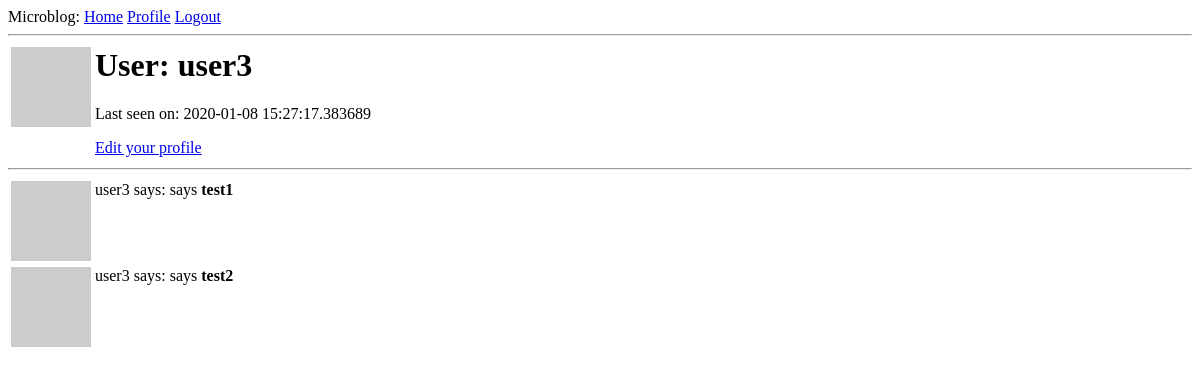
Before: /user/user3 (signed in) with the older database file.
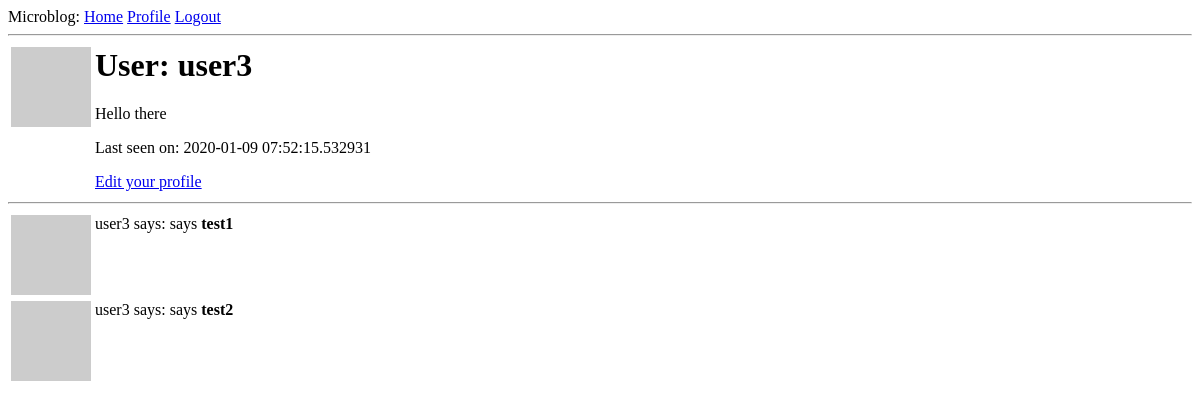
After: the same page with the newer database file.
### app/models.py (models this page shows, shortened)
class User(UserMixin, db.Model):
    id = db.Column(db.Integer, primary_key= True)
    username = db.Column(db.String(32), unique = True, index = True)
    email = db.Column(db.String(128), index = True, unique = True)
    password_hash = db.Column(db.String(128))
    posts = db.relationship('Post', backref='author', lazy='dynamic')
    about_me = db.Column(db.String(140))
    last_seen = db.Column(db.DateTime, default=datetime.utcnow)
    def avatar(self, size):
        digest = md5(self.email.lower().encode('utf-8')).hexdigest()
        return "https://www.gravatar.com/avatar/{}?d=identicon&s={}".format(digest, size)

### app/routes.py (the view)
@app.route('/user/<username>')
@login_required
def user(username):
    user = User.query.filter_by(username=username).first_or_404()
    posts = [{'author': user, 'body': "test1"},
            {'author': user, 'body': 'test2'}]
    return render_template('user.html', user=user, posts = posts)

### app/models.py (called while the page is built)
@login.user_loader
def load_user(id):
    return User.query.get(int(id))

### app/routes.py (called while the page is built)
@app.before_request
def before_request():
    if current_user.is_authenticated:
        current_user.last_seen = datetime.utcnow()
        db.session.commit()

### app/templates/user.html
{% extends 'base.html' %}
{% block content %}
    <table>
        <tr valign='top'>
            <td><img src="{{ user.avatar(128) }}"></td>
            <td>
                <h1>User: {{ user.username }}</h1>
                {% if user.about_me %}<p>{{ user.about_me }}</p>{% endif %}
                {% if user.last_seen %}<p>Last seen on: {{ user.last_seen }}</p>{% endif %}
                {% if user == current_user %}
                <p><a href="{{ url_for('edit_profile') }}">Edit your profile</a></p>
                {% endif %}
            </td>
        </tr>
    </table>
    <hr>
    {% for post in posts %}
        {% include '_post.html' %}
    {% endfor %}
{% endblock content %}

### app/templates/base.html (shortened to what this page needs)
<html>
    <head>
    </head>
    <body>
        <div>
            Microblog:
            <a href="{{ url_for('index') }}">Home</a>
            {% if current_user.is_anonymous %}
            <a href="{{ url_for('login') }}">Login</a>
            {% else %}
            <a href="{{ url_for('user', username=current_user.username) }}">Profile</a>
            <a href="{{ url_for('logout') }}">Logout</a>
            {% endif %}
          </div>
        <hr>
        {% block content %}
        {% endblock content %}
    </body>
</html>

### app/templates/_post.html
<table>
    <tr valign="top">
        <td><img src="{{post.author.avatar(36)}}"</td>
        <td>{{ post.author.username}} says: says <b>{{post.body}}</b></td>
    </tr>
</table>

Changed rows visible on the page:
changed User "user3": about_me (not shown) → "Hello there"; last_seen "2020-01-08 15:27:17.383689" → "2020-01-09 07:52:15.532931"
